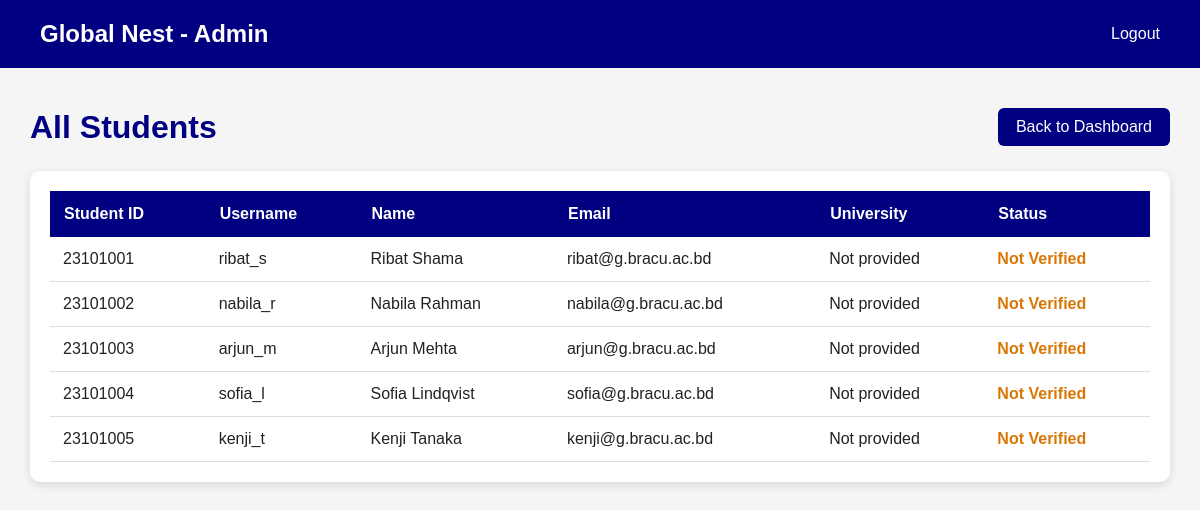
Page /students.php (signed in) on the committed database.
### tables this page shows
CREATE TABLE `student` (
  `Std_ID` int(11) NOT NULL,
  `First_name` varchar(50) NOT NULL,
  `Last_name` varchar(50) DEFAULT NULL,
  `Email` varchar(100) NOT NULL,
  `Password` varchar(255) NOT NULL,
  `is_Verified` tinyint(1) NOT NULL DEFAULT 0,
  `Nationality` varchar(50) DEFAULT NULL,
  `CookingHabit` varchar(50) DEFAULT NULL,
  `SleepSchedule` varchar(50) DEFAULT NULL
);

### students.php (the view, shortened to what this page needs)
<?php
include "DBconnect.php";
$sql = "SELECT * FROM Student ORDER BY Std_ID";
$result = mysqli_query($conn, $sql);
?>
<!DOCTYPE html>
<html>
<head>
</head>
<body>
<div class="header">
    <h2>Global Nest - Admin</h2>
    <a href="logout.php">Logout</a>
</div>
<div class="container">
    <div class="top">
        <h1>All Students</h1>
        <a href="admin_dashboard.php" class="back-button">
            Back to Dashboard
        </a>
    </div>
    <div class="table-container">
        <table>
            <tr>
                <th>Student ID</th>
                <th>Username</th>
                <th>Name</th>
                <th>Email</th>
                <th>University</th>
                <th>Status</th>
            </tr>
            <?php
            if (mysqli_num_rows($result) > 0) {
                while ($student = mysqli_fetch_assoc($result)) {
            ?>
            <tr>
                <td>
                    <?php echo htmlspecialchars($student["Std_ID"]); ?>
                </td>
                <td>
                    <?php echo htmlspecialchars($student["Username"]); ?>
                </td>
                <td>
                    <?php
                    echo htmlspecialchars(
                        $student["First_name"] . " " .
                        $student["Last_name"]
                    );
                    ?>
                </td>
                <td>
                    <?php echo htmlspecialchars($student["Email"]); ?>
                </td>
                <td>
                    <?php
                    if ($student["University_Name"] != NULL) {
                        echo htmlspecialchars(
                            $student["University_Name"]
                        );
                    } else {
                        echo "Not provided";
                    }
                    ?>
                </td>
                <td>
                    <?php
                    if ($student["is_Verified"] == 1) {
                        echo '<span class="verified">Verified</span>';
                    } else {
                        echo '<span class="not-verified">Not Verified</span>';
                    }
                    ?>
                </td>
            </tr>
            <?php
                }
            }
            ?>
        </table>
    </div>
</div>
</body>
</html>

### students.php (style rules this page uses)
* { box-sizing: border-box; }
body { margin: 0; font-family: Arial, sans-serif; background-color: #f5f5f5; color: #222; }
.header { background-color: #000080; color: white; padding: 20px 40px; display: flex; justify-content: space-between; align-items: center; }
.header h2 { margin: 0; }
.header a { color: white; text-decoration: none; }
.container { width: 95%; max-width: 1200px; margin: 40px auto; }
.top { display: flex; justify-content: space-between; align-items: center; margin-bottom: 25px; }
.top h1 { color: #000080; margin: 0; }
.back-button { background-color: #000080; color: white; padding: 10px 18px; text-decoration: none; border-radius: 6px; }
.table-container { background-color: white; padding: 20px; border-radius: 10px; box-shadow: 0 3px 10px rgba(0,0,0,0.12); overflow-x: auto; }
table { width: 100%; border-collapse: collapse; }
th { background-color: #000080; color: white; padding: 14px; text-align: left; }
td { padding: 13px; border-bottom: 1px solid #ddd; }
.not-verified { color: #d97706; font-weight: bold; }

### rows in the picture
student: Std_ID "23101001", Username "ribat_s", First_name+Last_name "Ribat Shama", Email "ribat@g.bracu.ac.bd", shows "Not provided", is_Verified "Not Verified"
student: Std_ID "23101002", Username "nabila_r", First_name+Last_name "Nabila Rahman", Email "nabila@g.bracu.ac.bd", shows "Not provided", is_Verified "Not Verified"
student: Std_ID "23101003", Username "arjun_m", First_name+Last_name "Arjun Mehta", Email "arjun@g.bracu.ac.bd", shows "Not provided", is_Verified "Not Verified"
student: Std_ID "23101004", Username "sofia_l", First_name+Last_name "Sofia Lindqvist", Email "sofia@g.bracu.ac.bd", shows "Not provided", is_Verified "Not Verified"
student: Std_ID "23101005", Username "kenji_t", First_name+Last_name "Kenji Tanaka", Email "kenji@g.bracu.ac.bd", shows "Not provided", is_Verified "Not Verified"
